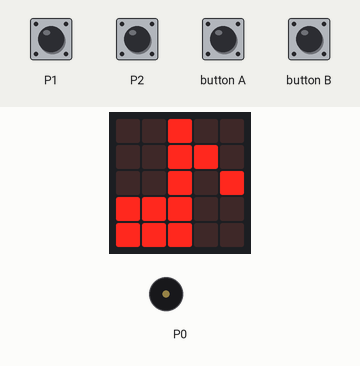
This program was run on a simulated BBC micro:bit (MakeCode). On the bench: the board's 5×5 LED display, buzzer (waves = sounding). The inputs (shaded band) are chosen by the test bench.

Above: at 1.2 s.
1.3 s: touch pin P1 pressed for 0.15 s
At 1.8 s:
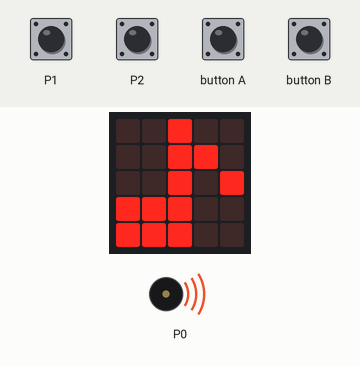
Timing chart, 0 to 4.3 s (numbered marks = the images above; inputs shaded):
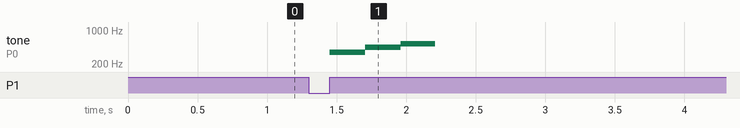

The program:

main.ts
```typescript
input.onButtonPressed(Button.A, function () {
    F = F / 2
    A = A / 2
    C = C / 2
    E = E / 2
})
input.onPinPressed(TouchPin.P2, function () {
    music.playTone(A, music.beat(BeatFraction.Half))
    music.playTone(C, music.beat(BeatFraction.Half))
    music.playTone(E, music.beat(BeatFraction.Half))
})
input.onButtonPressed(Button.B, function () {
    F = F * 2
    A = A * 2
    C = C * 2
    E = E * 2
})
input.onPinPressed(TouchPin.P1, function () {
    music.playTone(F, music.beat(BeatFraction.Half))
    music.playTone(A, music.beat(BeatFraction.Half))
    music.playTone(C, music.beat(BeatFraction.Half))
})
let E = 0
let C = 0
let A = 0
let F = 0
F = 349
A = 440
C = 523
E = 659
basic.forever(function () {
    basic.showIcon(IconNames.EigthNote)
})
```

test.ts
```typescript
// aquí va el archivo "tests"; esto no se compilará cuando este paquete se utilice como una extensión.
```

Measured:
- after the input at 1.3 s, tone on P0: silent → 349 Hz after 0.15 s, → 440 Hz 0.26 s later, → 523 Hz 0.26 s later, → silent 0.25 s later
